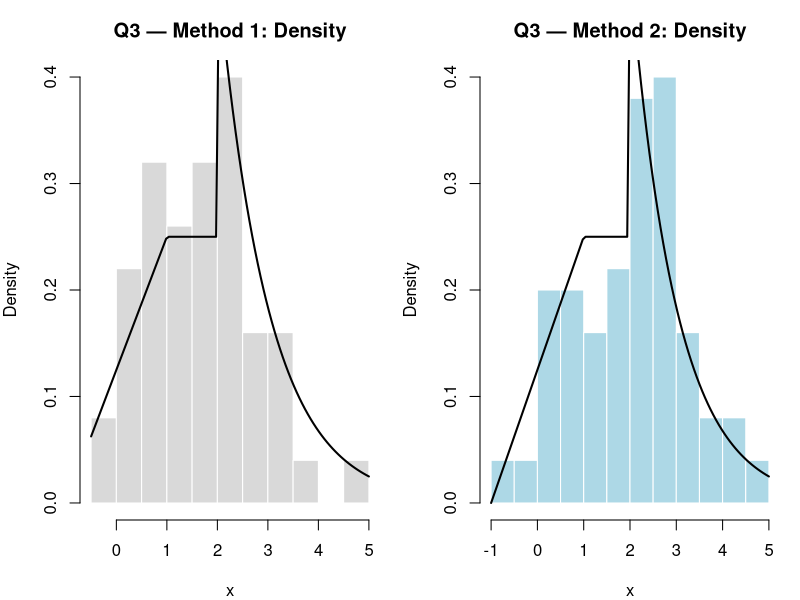
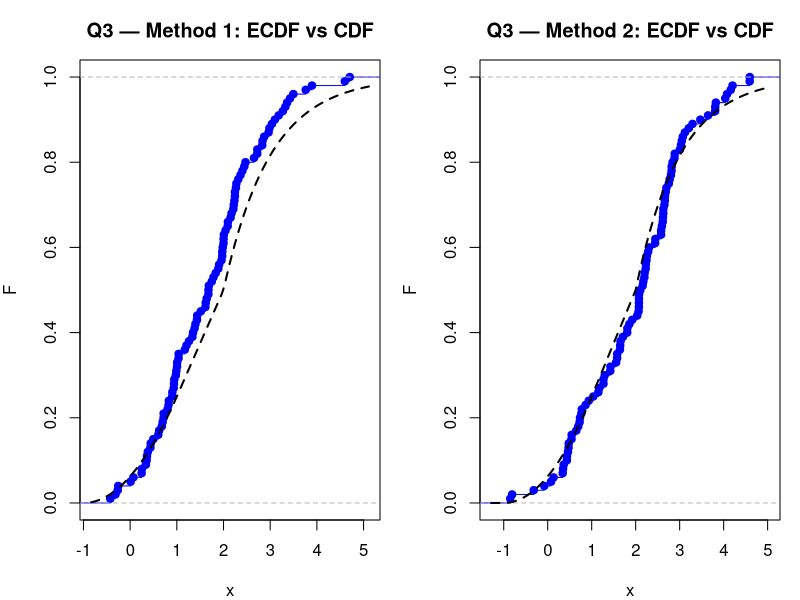

R code for these plots, in order:
## ---------- Q3: three segments ----------
## f(x) = (x+1)/8 on [-1,1), 1/4 on [1,2), 0.5 e^{-(x-2)} on [2,inf)
set.seed(42)
n <- 100
p1 <- 1/4; p2 <- 1/4; p3 <- 1/2

## full pdf/cdf (for plotting)
pdf_full <- function(x){
  y <- numeric(length(x))
  y[x >= -1 & x < 1] <- (x[x >= -1 & x < 1] + 1)/8
  y[x >= 1  & x < 2] <- 1/4
  y[x >= 2]          <- 0.5*exp(-(x[x >= 2]-2))
  y
}
cdf_full <- function(x){
  res <- numeric(length(x))
  res[x < -1] <- 0
  s1 <- x >= -1 & x < 1; res[s1] <- ((x[s1] + 1)^2)/16
  s2 <- x >= 1  & x < 2; res[s2] <- x[s2]/4
  s3 <- x >= 2;          res[s3] <- 1 - 0.5*exp(-(x[s3]-2))
  res
}

## conditional inverses for sub-pdfs
q1_cond <- function(u) -1 + 2*sqrt(u)   # (x+1)/2 on [-1,1)
q2_cond <- function(u) 1 + u            # Uniform[1,2)
q3_cond <- function(u) 2 - log(1 - u)   # e^{-(x-2)} on [2,inf)

## theoretical moments via conditional expectations
mu1 <- 1/3; var1 <- 2/9
mu2 <- 1.5; var2 <- 1/12
mu3 <- 3;   var3 <- 1
mu_th  <- p1*mu1 + p2*mu2 + p3*mu3
var_th <- p1*(var1 + mu1^2) + p2*(var2 + mu2^2) + p3*(var3 + mu3^2) - mu_th^2

## ---------------- Method 1: Multinomial counts -> sub-pdf采样 ----------------
t1 <- system.time({
  Ns <- as.vector(rmultinom(1, n, prob=c(p1,p2,p3)))
  x1 <- c(q1_cond(runif(Ns[1])),
          q2_cond(runif(Ns[2])),
          q3_cond(runif(Ns[3])))
  m1 <- mean(x1); v1e <- var(x1)
})
cat(sprintf("Q3-Method1 counts: N1=%d, N2=%d, N3=%d\n", Ns[1], Ns[2], Ns[3]))

## ---------------- Method 2: U ~ Unif[0,1] -> 直接分段反解 -----------------
t2 <- system.time({
  U  <- runif(n)
  x2 <- numeric(n)

  idx1 <- (U < p1)
  if (any(idx1)) {
    u1 <- U[idx1] / p1                    # [0,p1)->[0,1]
    x2[idx1] <- q1_cond(u1)
  }

  idx2 <- (U >= p1 & U < p1 + p2)
  if (any(idx2)) {
    u2 <- (U[idx2] - p1) / p2             # [p1,p1+p2)->[0,1]
    x2[idx2] <- q2_cond(u2)
  }

  idx3 <- !idx1 & !idx2
  if (any(idx3)) {
    u3 <- (U[idx3] - (p1 + p2)) / p3      # [p1+p2,1]->[0,1]
    x2[idx3] <- q3_cond(u3)
  }

  N1b <- sum(idx1); N2b <- sum(idx2); N3b <- sum(idx3)  # 仅用于报告
  m2 <- mean(x2); v2e <- var(x2)
})
cat(sprintf("Q3-Method2(U->Fi^-1) counts: N1=%d, N2=%d, N3=%d\n\n", N1b, N2b, N3b))

## ---------------- Print & plots --------------------------------------------
cat("=== Q3: Theoretical vs Empirical ===\n")
cat(sprintf("Theory : mean=%.6f  var=%.6f\n", mu_th, var_th))
cat(sprintf("Method1(counts->subpdf RNG): mean=%.6f  var=%.6f | time=%.3fs\n",
            m1, v1e, t1["elapsed"]))
cat(sprintf("Method2(U->Fi^-1)         : mean=%.6f  var=%.6f | time=%.3fs\n\n",
            m2, v2e, t2["elapsed"]))

png("q3_density_compare.png", 1600, 800, res=150)
par(mfrow=c(1,2), mar=c(4,4,3,1))
hist(x1, breaks="FD", freq=FALSE, col="gray85", border="white",
     main="Q3 — Method 1: Density", xlab="x")
curve(pdf_full(x), add=TRUE, lwd=2)
hist(x2, breaks="FD", freq=FALSE, col="lightblue", border="white",
     main="Q3 — Method 2: Density", xlab="x")
curve(pdf_full(x), add=TRUE, lwd=2)
dev.off()

png("q3_cdf_compare.png", 1600, 800, res=150)
par(mfrow=c(1,2), mar=c(4,4,3,1))
plot(ecdf(x1), main="Q3 — Method 1: ECDF vs CDF", xlab="x", ylab="F", col="blue")
curve(cdf_full(x), add=TRUE, lwd=2, lty=2)
plot(ecdf(x2), main="Q3 — Method 2: ECDF vs CDF", xlab="x", ylab="F", col="blue")
curve(cdf_full(x), add=TRUE, lwd=2, lty=2)
dev.off()
